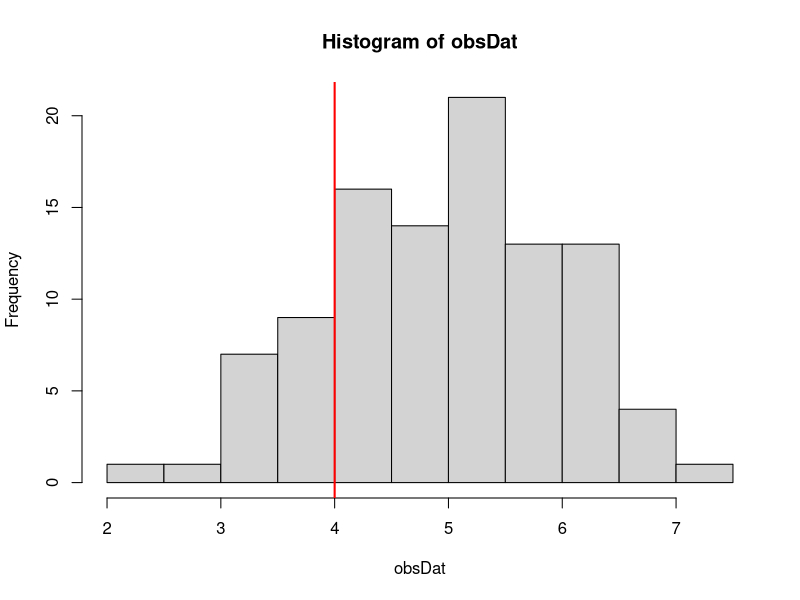
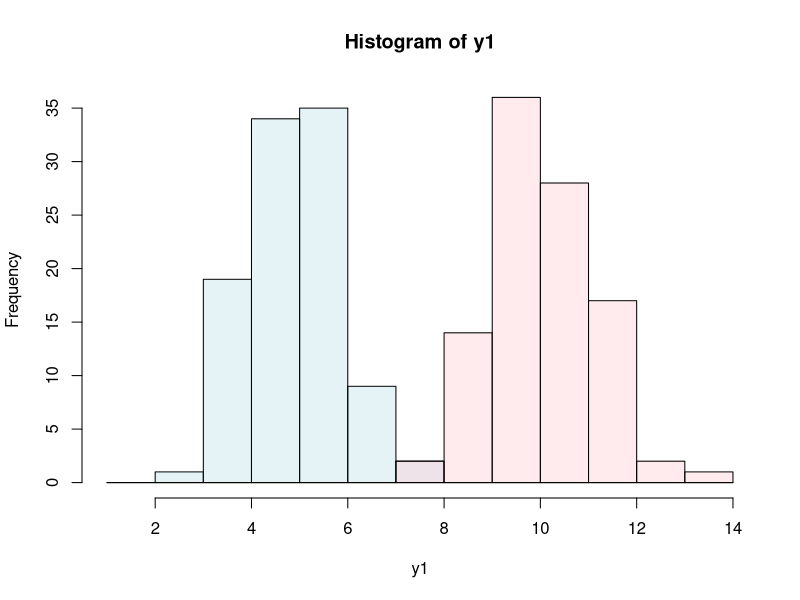

Write R code to recreate these figures, in order.
## ---- chunk 1
oneSampleMean <- function(n, mean0, mean1, sd) {
  obsDat <- rnorm(n, mean0, sd)
  
  hist(obsDat)
  abline(v = mean1, col = 'red', lwd = 2)
}

oneSampleMean(100, 5, 4, 1)

## ---- chunk 2
twoSampleMean <- function(n1, n2, mean1, mean2, sd1, sd2, plot = F) {
  y1 <- rnorm(n1, mean1, sd1)
  y2 <- rnorm(n2, mean2, sd2)
  
  if (plot == TRUE) {
    minVal <- min(c(y1, y2)) - 1
    maxVal <- max(c(y1, y2)) + 1
    
    ax <- pretty(minVal:maxVal, n = 12)
    
    hgA <- hist(y1, breaks = ax, plot = FALSE) # Save first histogram data
    hgB <- hist(y2, breaks = ax, plot = FALSE) # Save 2nd histogram data
    
    c1 <- rgb(173,216,230,max = 255, alpha = 80, names = "lt.blue")
    c2 <- rgb(255,192,203, max = 255, alpha = 80, names = "lt.pink")
    
    ylimits <- c(0, max(c(hgA$counts, hgB$counts)))
    
    plot(hgA, col = c1, ylim = ylimits)
    # Plot 1st histogram using a transparent color
    plot(hgB, col = c2, add = TRUE)
    # Add 2nd histogram using different color
  }
  
  c(mean(y1), mean(y2), sd(y1), sd(y2), n1, n2)
  
}

twoSampleMean(100, 100, 5, 10, 1, 1, plot = T)

repVals <- replicate(10000, twoSampleMean(100, 100, 5, 10, 1, 1))




